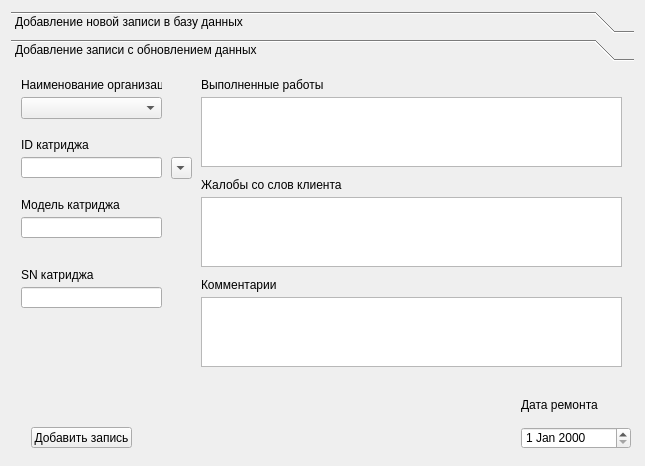
<?xml version="1.0" encoding="UTF-8"?>
<ui version="4.0">
 <class>w_add_values</class>
 <widget class="QWidget" name="w_add_values">
  <property name="geometry">
   <rect>
    <x>0</x>
    <y>0</y>
    <width>645</width>
    <height>466</height>
   </rect>
  </property>
  <property name="windowTitle">
   <string>Form</string>
  </property>
  <layout class="QGridLayout" name="gridLayout">
   <item row="0" column="0">
    <widget class="QToolBox" name="toolBox">
     <property name="currentIndex">
      <number>1</number>
     </property>
     <widget class="QWidget" name="page">
      <property name="geometry">
       <rect>
        <x>0</x>
        <y>0</y>
        <width>627</width>
        <height>394</height>
       </rect>
      </property>
      <attribute name="label">
       <string>Добавление новой записи в базу данных</string>
      </attribute>
      <widget class="QLabel" name="label">
       <property name="geometry">
        <rect>
         <x>10</x>
         <y>10</y>
         <width>151</width>
         <height>16</height>
        </rect>
       </property>
       <property name="text">
        <string>Наименование организации</string>
       </property>
      </widget>
      <widget class="QLineEdit" name="txt_name_org">
       <property name="geometry">
        <rect>
         <x>10</x>
         <y>30</y>
         <width>141</width>
         <height>21</height>
        </rect>
       </property>
      </widget>
      <widget class="QLabel" name="label_2">
       <property name="geometry">
        <rect>
         <x>10</x>
         <y>60</y>
         <width>151</width>
         <height>16</height>
        </rect>
       </property>
       <property name="text">
        <string>Модель катриджа</string>
       </property>
      </widget>
      <widget class="QLineEdit" name="txt_model_catridge">
       <property name="geometry">
        <rect>
         <x>10</x>
         <y>80</y>
         <width>141</width>
         <height>21</height>
        </rect>
       </property>
      </widget>
      <widget class="QLabel" name="label_3">
       <property name="geometry">
        <rect>
         <x>10</x>
         <y>110</y>
         <width>151</width>
         <height>16</height>
        </rect>
       </property>
       <property name="text">
        <string>ID катриджа</string>
       </property>
      </widget>
      <widget class="QLineEdit" name="txt_id_catridge">
       <property name="geometry">
        <rect>
         <x>10</x>
         <y>130</y>
         <width>141</width>
         <height>21</height>
        </rect>
       </property>
      </widget>
      <widget class="QLabel" name="label_4">
       <property name="geometry">
        <rect>
         <x>180</x>
         <y>10</y>
         <width>151</width>
         <height>16</height>
        </rect>
       </property>
       <property name="text">
        <string>Выполненные работы</string>
       </property>
      </widget>
      <widget class="QTextEdit" name="txt_vip_rabot">
       <property name="geometry">
        <rect>
         <x>180</x>
         <y>30</y>
         <width>431</width>
         <height>70</height>
        </rect>
       </property>
      </widget>
      <widget class="QTextEdit" name="txt_zhalobi">
       <property name="geometry">
        <rect>
         <x>180</x>
         <y>130</y>
         <width>431</width>
         <height>70</height>
        </rect>
       </property>
      </widget>
      <widget class="QLabel" name="label_5">
       <property name="geometry">
        <rect>
         <x>180</x>
         <y>110</y>
         <width>151</width>
         <height>16</height>
        </rect>
       </property>
       <property name="text">
        <string>Жалобы со слов клиента</string>
       </property>
      </widget>
      <widget class="QTextEdit" name="txt_commentarii">
       <property name="geometry">
        <rect>
         <x>180</x>
         <y>230</y>
         <width>431</width>
         <height>70</height>
        </rect>
       </property>
      </widget>
      <widget class="QLabel" name="label_6">
       <property name="geometry">
        <rect>
         <x>180</x>
         <y>210</y>
         <width>151</width>
         <height>16</height>
        </rect>
       </property>
       <property name="text">
        <string>Комментарии</string>
       </property>
      </widget>
      <widget class="QLabel" name="label_7">
       <property name="geometry">
        <rect>
         <x>500</x>
         <y>330</y>
         <width>81</width>
         <height>16</height>
        </rect>
       </property>
       <property name="text">
        <string>Дата ремонта</string>
       </property>
      </widget>
      <widget class="QDateEdit" name="data_remonta">
       <property name="geometry">
        <rect>
         <x>500</x>
         <y>360</y>
         <width>110</width>
         <height>22</height>
        </rect>
       </property>
      </widget>
      <widget class="QPushButton" name="pushButton">
       <property name="geometry">
        <rect>
         <x>20</x>
         <y>360</y>
         <width>91</width>
         <height>21</height>
        </rect>
       </property>
       <property name="text">
        <string>Добавить запись</string>
       </property>
      </widget>
      <widget class="QLabel" name="label_8">
       <property name="geometry">
        <rect>
         <x>10</x>
         <y>160</y>
         <width>151</width>
         <height>16</height>
        </rect>
       </property>
       <property name="text">
        <string>SN</string>
       </property>
      </widget>
      <widget class="QLineEdit" name="txt_sn">
       <property name="geometry">
        <rect>
         <x>10</x>
         <y>180</y>
         <width>141</width>
         <height>21</height>
        </rect>
       </property>
      </widget>
     </widget>
     <widget class="QWidget" name="page_2">
      <property name="geometry">
       <rect>
        <x>0</x>
        <y>0</y>
        <width>627</width>
        <height>394</height>
       </rect>
      </property>
      <attribute name="label">
       <string>Добавление записи с обновлением данных</string>
      </attribute>
      <widget class="QLabel" name="label_9">
       <property name="geometry">
        <rect>
         <x>10</x>
         <y>10</y>
         <width>141</width>
         <height>16</height>
        </rect>
       </property>
       <property name="text">
        <string>Наименование организации</string>
       </property>
      </widget>
      <widget class="QComboBox" name="comboBox">
       <property name="geometry">
        <rect>
         <x>10</x>
         <y>30</y>
         <width>141</width>
         <height>22</height>
        </rect>
       </property>
      </widget>
      <widget class="QPushButton" name="pushButton_2">
       <property name="geometry">
        <rect>
         <x>20</x>
         <y>360</y>
         <width>101</width>
         <height>21</height>
        </rect>
       </property>
       <property name="text">
        <string>Добавить запись</string>
       </property>
      </widget>
      <widget class="QLabel" name="label_10">
       <property name="geometry">
        <rect>
         <x>10</x>
         <y>70</y>
         <width>141</width>
         <height>16</height>
        </rect>
       </property>
       <property name="text">
        <string>ID катриджа</string>
       </property>
      </widget>
      <widget class="QComboBox" name="comboBox_2">
       <property name="geometry">
        <rect>
         <x>160</x>
         <y>90</y>
         <width>21</width>
         <height>22</height>
        </rect>
       </property>
      </widget>
      <widget class="QLineEdit" name="lineEdit">
       <property name="geometry">
        <rect>
         <x>10</x>
         <y>90</y>
         <width>141</width>
         <height>21</height>
        </rect>
       </property>
       <property name="frame">
        <bool>true</bool>
       </property>
      </widget>
      <widget class="QLineEdit" name="lineEdit_2">
       <property name="geometry">
        <rect>
         <x>10</x>
         <y>150</y>
         <width>141</width>
         <height>21</height>
        </rect>
       </property>
       <property name="frame">
        <bool>true</bool>
       </property>
      </widget>
      <widget class="QLabel" name="label_11">
       <property name="geometry">
        <rect>
         <x>10</x>
         <y>130</y>
         <width>141</width>
         <height>16</height>
        </rect>
       </property>
       <property name="text">
        <string>Модель катриджа</string>
       </property>
      </widget>
      <widget class="QLineEdit" name="lineEdit_3">
       <property name="geometry">
        <rect>
         <x>10</x>
         <y>220</y>
         <width>141</width>
         <height>21</height>
        </rect>
       </property>
       <property name="frame">
        <bool>true</bool>
       </property>
      </widget>
      <widget class="QLabel" name="label_12">
       <property name="geometry">
        <rect>
         <x>10</x>
         <y>200</y>
         <width>141</width>
         <height>16</height>
        </rect>
       </property>
       <property name="text">
        <string>SN катриджа</string>
       </property>
      </widget>
      <widget class="QDateEdit" name="data_remonta_2">
       <property name="geometry">
        <rect>
         <x>510</x>
         <y>360</y>
         <width>110</width>
         <height>22</height>
        </rect>
       </property>
      </widget>
      <widget class="QTextEdit" name="txt_commentarii_2">
       <property name="geometry">
        <rect>
         <x>190</x>
         <y>230</y>
         <width>421</width>
         <height>70</height>
        </rect>
       </property>
      </widget>
      <widget class="QTextEdit" name="txt_vip_rabot_2">
       <property name="geometry">
        <rect>
         <x>190</x>
         <y>30</y>
         <width>421</width>
         <height>70</height>
        </rect>
       </property>
      </widget>
      <widget class="QLabel" name="label_13">
       <property name="geometry">
        <rect>
         <x>190</x>
         <y>110</y>
         <width>151</width>
         <height>16</height>
        </rect>
       </property>
       <property name="text">
        <string>Жалобы со слов клиента</string>
       </property>
      </widget>
      <widget class="QLabel" name="label_14">
       <property name="geometry">
        <rect>
         <x>190</x>
         <y>210</y>
         <width>151</width>
         <height>16</height>
        </rect>
       </property>
       <property name="text">
        <string>Комментарии</string>
       </property>
      </widget>
      <widget class="QTextEdit" name="txt_zhalobi_2">
       <property name="geometry">
        <rect>
         <x>190</x>
         <y>130</y>
         <width>421</width>
         <height>70</height>
        </rect>
       </property>
      </widget>
      <widget class="QLabel" name="label_15">
       <property name="geometry">
        <rect>
         <x>510</x>
         <y>330</y>
         <width>81</width>
         <height>16</height>
        </rect>
       </property>
       <property name="text">
        <string>Дата ремонта</string>
       </property>
      </widget>
      <widget class="QLabel" name="label_16">
       <property name="geometry">
        <rect>
         <x>190</x>
         <y>10</y>
         <width>151</width>
         <height>16</height>
        </rect>
       </property>
       <property name="text">
        <string>Выполненные работы</string>
       </property>
      </widget>
     </widget>
    </widget>
   </item>
  </layout>
 </widget>
 <resources/>
 <connections/>
</ui>
